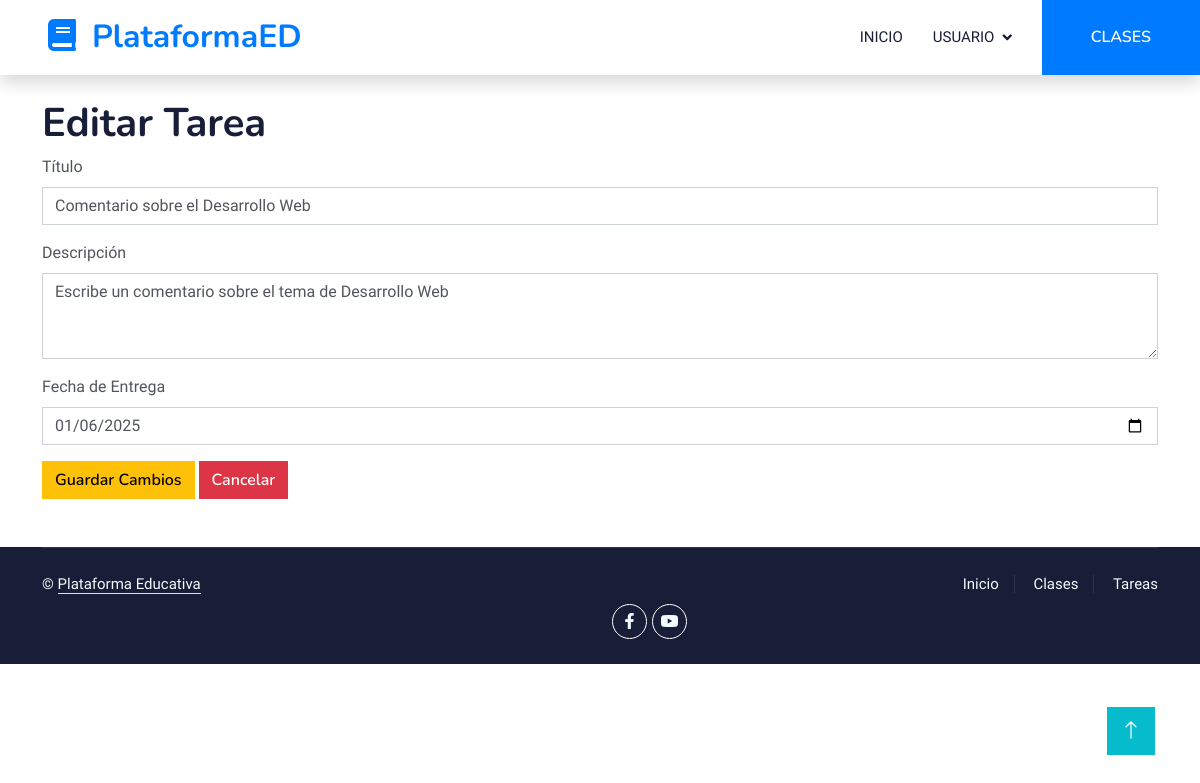
The app's page /tareas/3/editar/ (signed in) with its own data.
### Aplicaciones/Clase/models.py (models this page shows, shortened)
class Tarea(models.Model):
    id = models.AutoField(primary_key=True)
    clase = models.ForeignKey(Clase, on_delete=models.CASCADE, related_name="tareas")
    titulo = models.CharField(max_length=255)
    descripcion = models.TextField()
    fecha_entrega = models.DateField()

### Aplicaciones/Clase/views.py (the view, shortened to what this page needs)
# urls.py: path('tareas/<int:tarea_id>/editar/', views.editarTarea, name='editarTarea'),
@login_required
def editarTarea(request, tarea_id):
    tarea = get_object_or_404(Tarea, id=tarea_id)
    if not request.user.es_maestro:
        return HttpResponseForbidden("No tienes permiso para realizar esta acción.")
    return render(request, 'editarTarea.html', {'tarea': tarea})

### Aplicaciones/Clase/templates/editarTarea.html (shortened to what this page needs)
{% extends "./plantilla.html" %}
{% block body %}
<div class="container mt-4">
    <h1>Editar Tarea</h1>
    <form method="post" id="frm_edit_task">
        <div class="mb-3">
            <label for="titulo" class="form-label">Título</label>
            <input type="text" id="titulo" name="titulo" class="form-control" value="{{ tarea.titulo }}" required>
        </div>
        <div class="mb-3">
            <label for="descripcion" class="form-label">Descripción</label>
            <textarea id="descripcion" name="descripcion" class="form-control" rows="3" required>{{ tarea.descripcion }}</textarea>
        </div>
        <div class="mb-3">
            <label for="fecha_entrega" class="form-label">Fecha de Entrega</label>
            <input type="date" id="fecha_entrega" name="fecha_entrega" class="form-control" value="{{ tarea.fecha_entrega |date:'Y-m-d'}}" >
        </div>
        <button type="submit" class="btn btn-warning">Guardar Cambios</button>
        <a href="{% url 'listaTareas' tarea.clase.id %}" class="btn btn-danger">Cancelar</a>
    </form>
    <br><br>
</div>
{% endblock %}

### plataforma/static/plantilla/elearning/css/style.css (style rules this page uses)
:root { --primary: #007bff; --light: #F0FBFC; --dark: #181d38; }
.btn { font-family: 'Nunito', sans-serif; font-weight: 600; transition: .5s; }

### records on screen
Tarea: titulo "Comentario sobre el Desarrollo Web", descripcion "Escribe un comentario sobre el tema de Desarrollo Web", fecha_entrega "01/06/2025"
